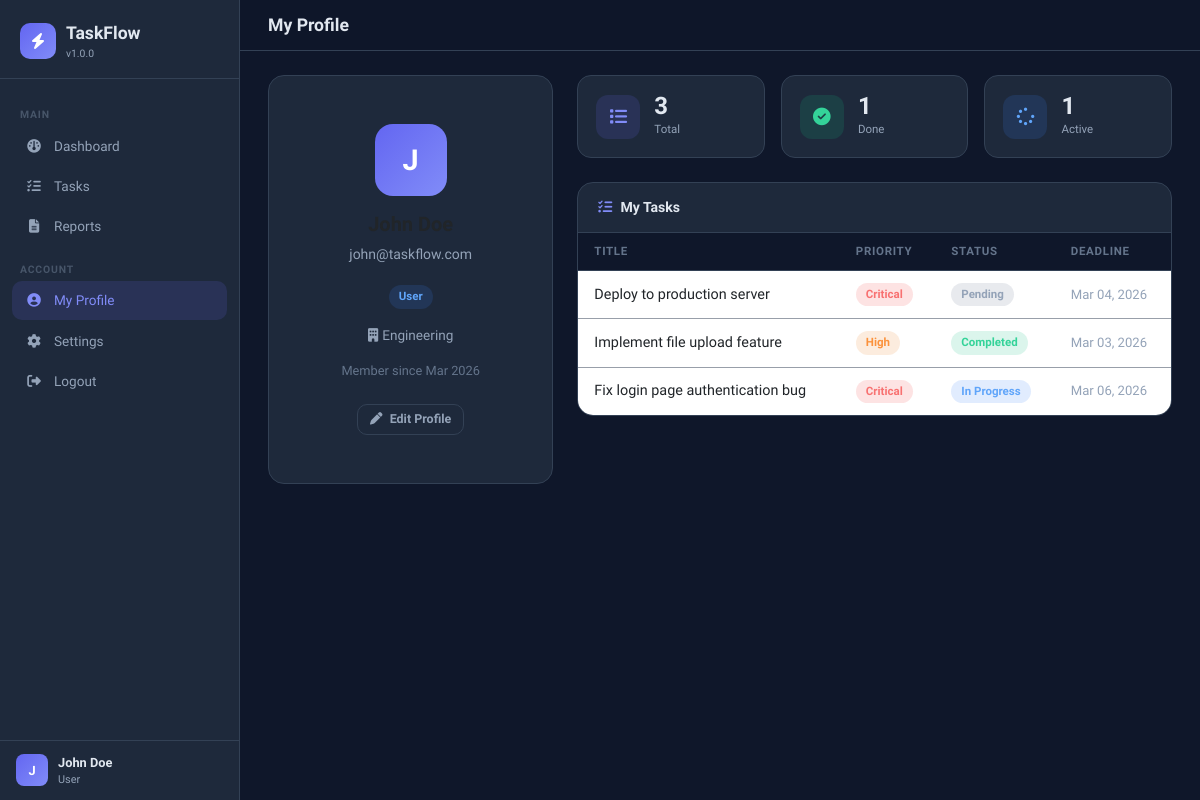
Screenshot of /profile/ (signed in) with the database file from the repository.
### tasks/models.py (models this page shows, shortened)
class UserProfile(models.Model):
    ROLE_CHOICES = [
        ('admin', 'Admin'),
        ('user',  'User'),
    ]
    user       = models.OneToOneField(User, on_delete=models.CASCADE, related_name='profile')
    role       = models.CharField(max_length=10, choices=ROLE_CHOICES, default='user')
    department = models.CharField(max_length=100, blank=True)
    phone      = models.CharField(max_length=20, blank=True)
    @property
    def is_admin(self):
        return self.role == 'admin'

class Task(models.Model):
    PRIORITY_CHOICES = [
        ('low',      'Low'),
        ('medium',   'Medium'),
        ('high',     'High'),
        ('critical', 'Critical'),
    ]
    STATUS_CHOICES = [
        ('pending',     'Pending'),
        ('in_progress', 'In Progress'),
        ('completed',   'Completed'),
        ('on_hold',     'On Hold'),
    ]
    title          = models.CharField(max_length=200)
    description    = models.TextField()
    assigned_to    = models.ForeignKey(User, on_delete=models.SET_NULL, null=True, blank=True, related_name='assigned_tasks')
    created_by     = models.ForeignKey(User, on_delete=models.CASCADE, related_name='created_tasks')
    status         = models.CharField(max_length=20, choices=STATUS_CHOICES, default='pending')
    priority       = models.CharField(max_length=20, choices=PRIORITY_CHOICES, default='medium')
    tags           = models.ManyToManyField(Tag, blank=True)
    deadline       = models.DateTimeField(null=True, blank=True)
    created_at     = models.DateTimeField(auto_now_add=True)
    updated_at     = models.DateTimeField(auto_now=True)
    attachment     = models.FileField(upload_to='task_attachments/', null=True, blank=True)
    completion_note = models.TextField(blank=True)
    class Meta:
        ordering = ['-created_at']

### tasks/views.py (the view)
# urls.py: path('profile/',                    views.my_profile,       name='my_profile'),
@login_required
def my_profile(request):
    profile = get_or_create_profile(request.user)
    tasks   = Task.objects.filter(assigned_to=request.user)
    return render(request, 'tasks/profile.html', {
        'profile':     profile,
        'tasks':       tasks,
        'completed':   tasks.filter(status='completed').count(),
        'pending':     tasks.filter(status='pending').count(),
        'in_progress': tasks.filter(status='in_progress').count(),
    })

### tasks/views.py (called while the page is built)
def get_or_create_profile(user):
    profile, _ = UserProfile.objects.get_or_create(user=user)
    return profile

### tasks/templates/tasks/profile.html (shortened to what this page needs)
{% extends 'tasks/base.html' %}
{% block page_title %}My Profile{% endblock %}
{% block content %}
<div class="row g-4">
  <div class="col-md-4">
    <div class="card text-center">
      <div class="card-body py-5">
        <div class="profile-avatar">{{ request.user.username|first|upper }}</div>
        <h5 style="font-weight:700;">{{ request.user.get_full_name|default:request.user.username }}</h5>
        <p style="color:#94a3b8;font-size:0.875rem;">{{ request.user.email }}</p>
        {% if profile.role == 'admin' %}
        <span class="badge-status badge-critical d-inline-block mt-1">{{ profile.get_role_display }}</span>
        {% else %}
        <span class="badge-status badge-in_progress d-inline-block mt-1">{{ profile.get_role_display }}</span>
        {% endif %}
        {% if profile.department %}
        <p class="mt-3" style="color:#94a3b8;font-size:0.85rem;">
          <i class="fas fa-building me-1"></i>{{ profile.department }}
        </p>
        {% endif %}
        <p style="font-size:0.8rem;color:#64748b;margin-top:12px;">
          Member since {{ request.user.date_joined|date:"M Y" }}
        </p>
        <a href="{% url 'settings' %}" class="btn btn-outline-light btn-sm mt-2">
          <i class="fas fa-pen me-1"></i> Edit Profile
        </a>
      </div>
    </div>
  </div>
  <div class="col-md-8">
    <div class="row g-3 mb-4">
      <div class="col-4">
        <div class="stat-card">
          <div class="stat-icon" style="background:rgba(99,102,241,0.15);">
            <i class="fas fa-list" style="color:#818cf8;"></i>
          </div>
          <div>
            <div class="stat-value">{{ tasks.count }}</div>
            <div class="stat-label">Total</div>
          </div>
        </div>
      </div>
      <div class="col-4">
        <div class="stat-card">
          <div class="stat-icon" style="background:rgba(16,185,129,0.15);">
            <i class="fas fa-circle-check" style="color:#34d399;"></i>
          </div>
          <div>
            <div class="stat-value">{{ completed }}</div>
            <div class="stat-label">Done</div>
          </div>
        </div>
      </div>
      <div class="col-4">
        <div class="stat-card">
          <div class="stat-icon" style="background:rgba(59,130,246,0.15);">
            <i class="fas fa-spinner" style="color:#60a5fa;"></i>
          </div>
          <div>
            <div class="stat-value">{{ in_progress }}</div>
            <div class="stat-label">Active</div>
          </div>
        </div>
      </div>
    </div>
    <div class="card">
      <div class="card-header">
        <i class="fas fa-list-check me-2" style="color:#818cf8;"></i>My Tasks
      </div>
      <div class="table-responsive">
        <table class="table mb-0">
          <thead>
            <tr><th>Title</th><th>Priority</th><th>Status</th><th>Deadline</th></tr>
          </thead>
          <tbody>
            {% for task in tasks %}
            <tr class="task-row" data-href="{% url 'task_detail' task.pk %}" style="cursor:pointer;">
              <td style="font-weight:500;">{{ task.title|truncatechars:40 }}</td>
              <td><span class="badge-status badge-{{ task.priority }}">{{ task.get_priority_display }}</span></td>
              <td><span class="badge-status badge-{{ task.status }}">{{ task.get_status_display }}</span></td>
              <td style="font-size:0.82rem;color:#94a3b8;">
                {% if task.deadline %}{{ task.deadline|date:"M d, Y" }}{% else %}-{% endif %}
              </td>
            </tr>
            {% empty %}
            <tr><td colspan="4" class="text-center py-4" style="color:#64748b;">No tasks assigned yet.</td></tr>
            {% endfor %}
          </tbody>
        </table>
      </div>
    </div>
  </div>
</div>
{% endblock %}

### tasks/templates/tasks/base.html (shortened to what this page needs)
<!DOCTYPE html>
<html lang="en">
<head>
  <link href="https://cdn.jsdelivr.net/npm/bootstrap@5.3.0/dist/css/bootstrap.min.css" rel="stylesheet">
  <link href="https://cdnjs.cloudflare.com/ajax/libs/font-awesome/6.4.0/css/all.min.css" rel="stylesheet">
</head>
<body>
<div class="sidebar">
  <div class="sidebar-brand">
    <div class="brand-icon"><i class="fas fa-bolt"></i></div>
    <div>
      <div class="brand-name">TaskFlow</div>
      <div class="brand-version">v1.0.0</div>
    </div>
  </div>
  <nav class="sidebar-nav">
    <div class="nav-section-label">Main</div>
    <div class="nav-item">
      {% if profile.is_admin %}
      <a href="{% url 'admin_dashboard' %}" class="nav-link {% if 'dashboard' in request.resolver_match.url_name %}active{% endif %}">
      {% else %}
      <a href="{% url 'user_dashboard' %}" class="nav-link {% if 'dashboard' in request.resolver_match.url_name %}active{% endif %}">
      {% endif %}
        <span class="nav-icon"><i class="fas fa-gauge"></i></span> Dashboard
      </a>
    </div>
    <div class="nav-item">
      <a href="{% url 'task_list' %}" class="nav-link {% if request.resolver_match.url_name == 'task_list' %}active{% endif %}">
        <span class="nav-icon"><i class="fas fa-list-check"></i></span> Tasks
      </a>
    </div>
    {% if profile.is_admin %}
    <div class="nav-item">
      <a href="{% url 'analytics' %}" class="nav-link {% if request.resolver_match.url_name == 'analytics' %}active{% endif %}">
        <span class="nav-icon"><i class="fas fa-chart-pie"></i></span> Analytics
      </a>
    </div>
    <div class="nav-item">
      <a href="{% url 'reports' %}" class="nav-link {% if request.resolver_match.url_name == 'reports' %}active{% endif %}">
        <span class="nav-icon"><i class="fas fa-file-lines"></i></span> Reports
      </a>
    </div>
    <div class="nav-section-label">Admin Tools</div>
    <div class="nav-item">
      <a href="{% url 'task_create' %}" class="nav-link {% if request.resolver_match.url_name == 'task_create' %}active{% endif %}">
        <span class="nav-icon"><i class="fas fa-plus-circle"></i></span> Create Task
      </a>
    </div>
    <div class="nav-item">
      <a href="{% url 'user_list' %}" class="nav-link {% if request.resolver_match.url_name == 'user_list' %}active{% endif %}">
        <span class="nav-icon"><i class="fas fa-users"></i></span> Manage Users
      </a>
    </div>
    <div class="nav-item">
      <a href="{% url 'tag_list' %}" class="nav-link {% if request.resolver_match.url_name == 'tag_list' %}active{% endif %}">
        <span class="nav-icon"><i class="fas fa-tags"></i></span> Tags
      </a>
    </div>
    {% else %}
    <div class="nav-item">
      <a href="{% url 'reports' %}" class="nav-link {% if request.resolver_match.url_name == 'reports' %}active{% endif %}">
        <span class="nav-icon"><i class="fas fa-file-lines"></i></span> Reports
      </a>
    </div>
    {% endif %}
    <div class="nav-section-label">Account</div>
    <div class="nav-item">
      <a href="{% url 'my_profile' %}" class="nav-link {% if request.resolver_match.url_name == 'my_profile' %}active{% endif %}">
        <span class="nav-icon"><i class="fas fa-user-circle"></i></span> My Profile
      </a>
    </div>
    <div class="nav-item">
      <a href="{% url 'settings' %}" class="nav-link {% if request.resolver_match.url_name == 'settings' %}active{% endif %}">
        <span class="nav-icon"><i class="fas fa-gear"></i></span> Settings
      </a>
    </div>
    <div class="nav-item">
      <form method="POST" action="{% url 'logout' %}" style="margin:0;">
        <button type="submit" class="nav-link" style="background:none;border:none;width:100%;text-align:left;cursor:pointer;">
          <span class="nav-icon"><i class="fas fa-right-from-bracket"></i></span> Logout
        </button>
      </form>
    </div>
  </nav>
  <div class="sidebar-footer">
    <div class="user-info">
      <div class="user-avatar">{{ request.user.username|first|upper }}</div>
      <div>
        <div class="user-name">{{ request.user.get_full_name|default:request.user.username }}</div>
        <div class="user-role">{{ profile.get_role_display }}</div>
      </div>
    </div>
  </div>
</div>
<div class="main-wrapper">
  <div class="topbar">
    <div class="page-title">{% block page_title %}{% endblock %}</div>
  </div>
  <div class="main-content">
    {% block content %}{% endblock %}
  </div>
</div>
</body>
</html>

### tasks/templates/tasks/profile.html (style rules this page uses)
.profile-avatar { width:72px; height:72px; border-radius:18px; background:linear-gradient(135deg,#6366f1,#818cf8); display:flex; align-items:center; justify-content:center; font-size:1.8rem; font-weight:700; color:white; margin:0 auto 16px; }

### rows the page displays
UserProfile: role "User", department "Engineering"
Task: title "Deploy to production server", priority "Critical", status "Pending", deadline "Mar 04, 2026"
Task: title "Implement file upload feature", priority "High", status "Completed", deadline "Mar 03, 2026"
Task: title "Fix login page authentication bug", priority "Critical", status "In Progress", deadline "Mar 06, 2026"

### other values shown
{{ request.user.username|first|upper }} "J"
{{ request.user.get_full_name|default:request.user.username }} "John Doe"
{{ request.user.email }} "john@taskflow.com"
{{ request.user.date_joined|date:"M Y" }} "Mar 2026"
{{ tasks.count }} "3"
{{ completed }} "1"
{{ in_progress }} "1"
